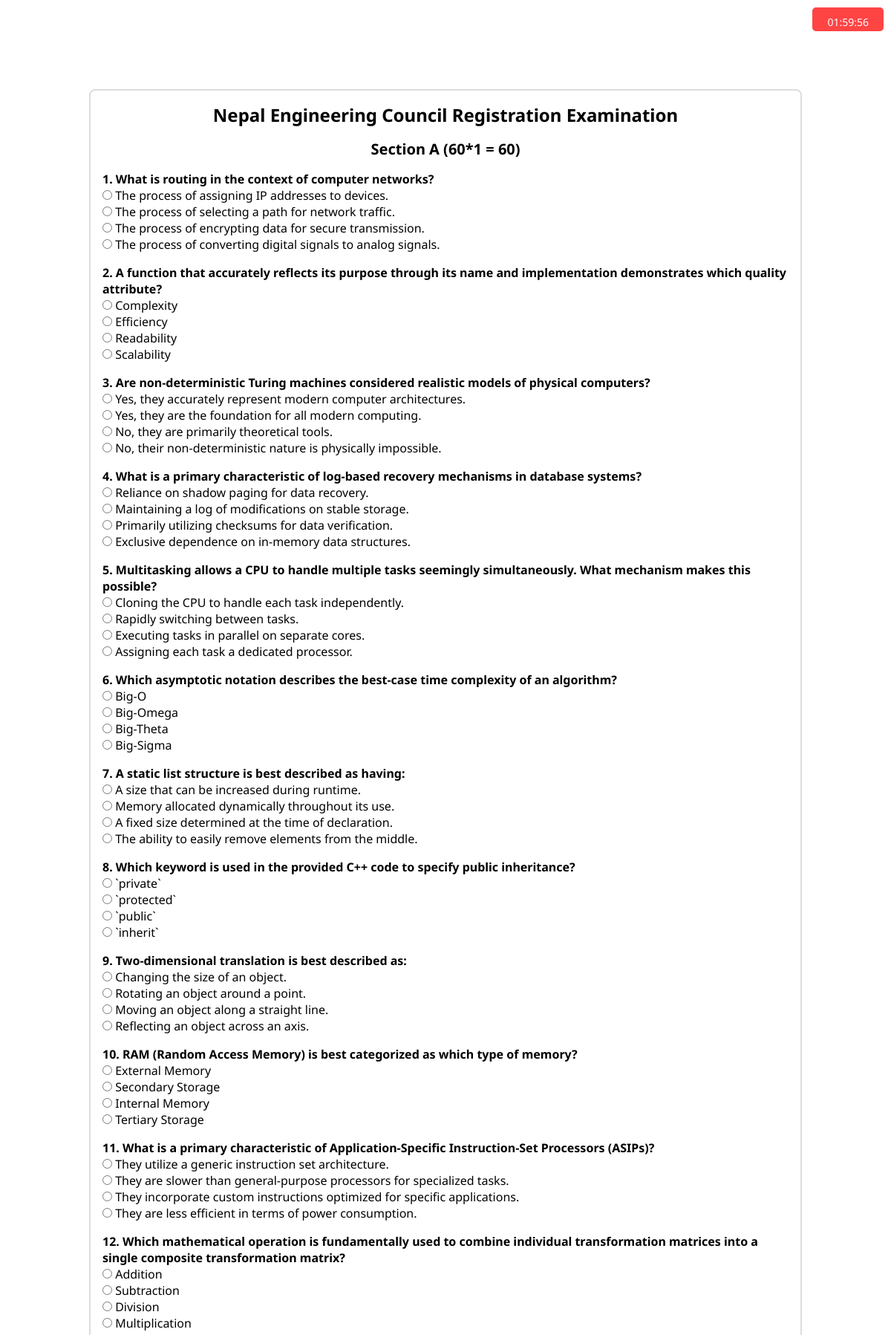
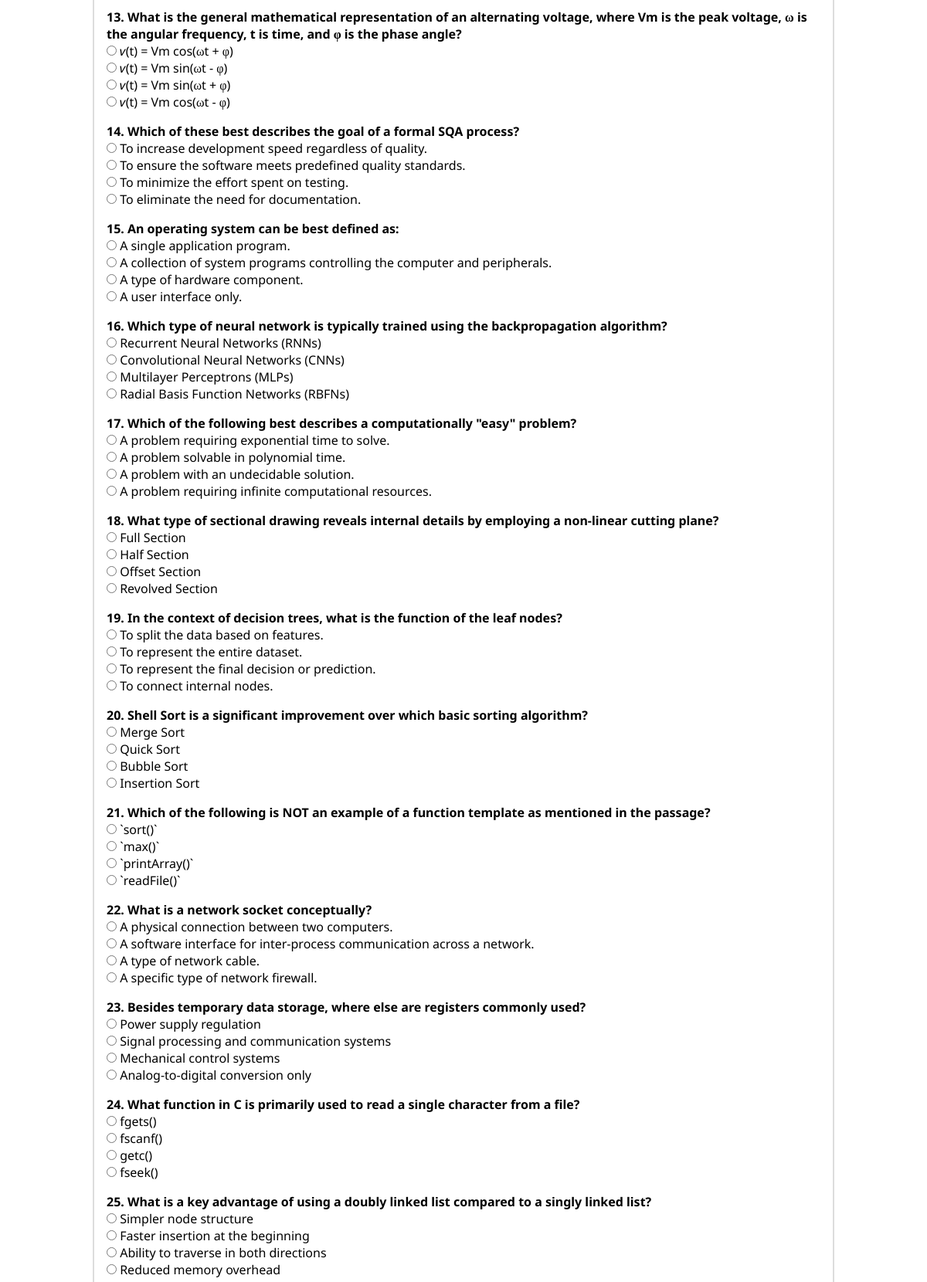
The app's page /questions/model-test/ (signed in, upper part) with its own data (2 pictures, top to bottom).
### questions/models.py (models this page shows, shortened)
class Question(models.Model):
    DIFFICULTY_CHOICES = [
        ('Easy', 'Easy'),
        ('Medium', 'Medium')
    ]
    chapter = models.ForeignKey(Chapter, on_delete=models.CASCADE)
    topic = models.CharField(max_length=100)
    question = models.TextField()
    options = models.JSONField()
    answer = models.CharField(max_length=1)  # Stores 'A', 'B', 'C', etc.
    explanation = models.TextField()
    difficulty = models.CharField(max_length=10, choices=DIFFICULTY_CHOICES)
    class Meta:
        ordering = ['chapter', 'difficulty']

### questions/views.py (the view, shortened to what this page needs)
# urls.py: path('model-test/', views.model_test, name='model_test'),
def model_test(request):
    easy_questions = list(Question.objects.filter(difficulty='Easy').order_by('?')[:60])
    medium_questions = list(Question.objects.filter(difficulty='Medium').order_by('?')[:20])
    total_completed = ModelTestAttempt.objects.filter(user=request.user).count()
    avg_score = ModelTestAttempt.objects.filter(user=request.user).aggregate(
        avg_score=models.Avg('score')
    )['avg_score'] or 0
    return render(request, 'model_test.html', {
        'section_a': easy_questions,
        'section_b': medium_questions,
        'remaining_time': 7200, # 2 hours in seconds
        'total_completed': total_completed,
        'avg_score': avg_score
    })

### templates/model_test.html (shortened to what this page needs)
<!DOCTYPE html>
<html>
<head>
    {% load static %}
    <link rel="stylesheet" href="{% static 'model_test.css' %}" />
</head>
<body>
    <div class="timer" id="timer">02:00:00</div>
    <div class="wrapper">
    <form id="testForm" action="{% url 'submit_model_test' %}" method="POST">
        <div class="section">
            <h1>Nepal Engineering Council Registration Examination</h1>
            <h2>Section A (60*1 = 60)</h2>
            {% for question in section_a %}
            <div class="question">
                <h4>{{ forloop.counter }}. {{ question.question }}</h4>
                {% for option in question.options %}
                <label>
                    <input type="radio" name="q_{{ question.id }}" value="{{ forloop.counter0|add:'A' }}">
                    {{ option }}
                </label><br>
                {% endfor %}
            </div>
            {% endfor %}
        </div>
    </form>
</body>
</html>

### static/model_test.css (style rules this page uses)
:root { --federal-blue: #03045eff; --honolulu-blue: #0077b6ff; --pacific-cyan: #00b4d8ff; --non-photo-blue: #90e0efff; --light-cyan: #caf0f8ff; --white: #ffffff }
* { margin: 0; box-sizing: border-box; font-family: "Noto Sans", serif; }
body { margin: 10%; }
.timer { position: fixed; top: 10px; right: 10px; font-size: 14px; background: #ff4444; color: white; padding: 10px 20px; border-radius: 5px; height: 2rem; }
.section { margin: 1rem 0; padding: 1rem; border: 2px solid #ddd; border-radius: 8px; }
.question { margin: 1rem 0; }
h1 { text-align: center; font-size: 24px; margin-bottom: 1rem; }
h2 { text-align: center; font-size: 20px; }
label { font-size: 16px; }

### records on screen
Question: question "What is routing in the context of computer networks?", options "The process of assigning IP addresses to devices." "The process of selecting a path for network traffic." "The process of encrypting data for secure transmission." "The process of converting digital signals to analog signals."
Question: question "A function that accurately reflects its purpose through its name and implementation demonstrates which quality attribute?", options "Complexity" "Efficiency" "Readability" "Scalability"
Question: question "Are non-deterministic Turing machines considered realistic models of physical computers?", options "Yes, they accurately represent modern computer architectures." "Yes, they are the foundation for all modern computing." "No, they are primarily theoretical tools." "No, their non-deterministic nature is physically impossible."
Question: question "What is a primary characteristic of log-based recovery mechanisms in database systems?", options "Reliance on shadow paging for data recovery." "Maintaining a log of modifications on stable storage." "Primarily utilizing checksums for data verification." "Exclusive dependence on in-memory data structures."
Question: question "Multitasking allows a CPU to handle multiple tasks seemingly simultaneously. What mechanism makes this possible?", options "Cloning the CPU to handle each task independently." "Rapidly switching between tasks." "Executing tasks in parallel on separate cores." "Assigning each task a dedicated processor."
Question: question "Which asymptotic notation describes the best-case time complexity of an algorithm?", options "Big-O" "Big-Omega" "Big-Theta" "Big-Sigma"
Question: question "A static list structure is best described as having:", options "A size that can be increased during runtime." "Memory allocated dynamically throughout its use." "A fixed size determined at the time of declaration." "The ability to easily remove elements from the middle."
Question: question "Which keyword is used in the provided C++ code to specify public inheritance?", options "`private`" "`protected`" "`public`" "`inherit`"
Question: question "Two-dimensional translation is best described as:", options "Changing the size of an object." "Rotating an object around a point." "Moving an object along a straight line." "Reflecting an object across an axis."
Question: question "RAM (Random Access Memory) is best categorized as which type of memory?", options "External Memory" "Secondary Storage" "Internal Memory" "Tertiary Storage"
Question: question "What is a primary characteristic of Application-Specific Instruction-Set Processors (ASIPs)?", options "They utilize a generic instruction set architecture." "They are slower than general-purpose processors for specialized tasks." "They incorporate custom instructions optimized for specific applications." "They are less efficient in terms of power consumption."
Question: question "Which mathematical operation is fundamentally used to combine individual transformation matrices into a single composite transformation matrix?", options "Addition" "Subtraction" "Division" "Multiplication"
Question: question "What is the general mathematical representation of an alternating voltage, where Vm is the peak voltage, ω is the angular frequency, t is time, and φ is the phase angle?", options "𝑣(t) = Vm cos(ωt + φ)" "𝑣(t) = Vm sin(ωt - φ)" "𝑣(t) = Vm sin(ωt + φ)" "𝑣(t) = Vm cos(ωt - φ)"
Question: question "Which of these best describes the goal of a formal SQA process?", options "To increase development speed regardless of quality." "To ensure the software meets predefined quality standards." "To minimize the effort spent on testing." "To eliminate the need for documentation."
Question: question "An operating system can be best defined as:", options "A single application program." "A collection of system programs controlling the computer and peripherals." "A type of hardware component." "A user interface only."
Question: question "Which type of neural network is typically trained using the backpropagation algorithm?", options "Recurrent Neural Networks (RNNs)" "Convolutional Neural Networks (CNNs)" "Multilayer Perceptrons (MLPs)" "Radial Basis Function Networks (RBFNs)"
Question: question "Which of the following best describes a computationally \"easy\" problem?", options "A problem requiring exponential time to solve." "A problem solvable in polynomial time." "A problem with an undecidable solution." "A problem requiring infinite computational resources."
Question: question "What type of sectional drawing reveals internal details by employing a non-linear cutting plane?", options "Full Section" "Half Section" "Offset Section" "Revolved Section"
Question: question "In the context of decision trees, what is the function of the leaf nodes?", options "To split the data based on features." "To represent the entire dataset." "To represent the final decision or prediction." "To connect internal nodes."
Question: question "Shell Sort is a significant improvement over which basic sorting algorithm?", options "Merge Sort" "Quick Sort" "Bubble Sort" "Insertion Sort"
Question: question "Which of the following is NOT an example of a function template as mentioned in the passage?", options "`sort()`" "`max()`" "`printArray()`" "`readFile()`"
Question: question "What is a network socket conceptually?", options "A physical connection between two computers." "A software interface for inter-process communication across a network." "A type of network cable." "A specific type of network firewall."
Question: question "Besides temporary data storage, where else are registers commonly used?", options "Power supply regulation" "Signal processing and communication systems" "Mechanical control systems" "Analog-to-digital conversion only"
Question: question "What function in C is primarily used to read a single character from a file?", options "fgets()" "fscanf()" "getc()" "fseek()"
Question: question "What is a key advantage of using a doubly linked list compared to a singly linked list?", options "Simpler node structure" "Faster insertion at the beginning" "Ability to traverse in both directions" "Reduced memory overhead"
